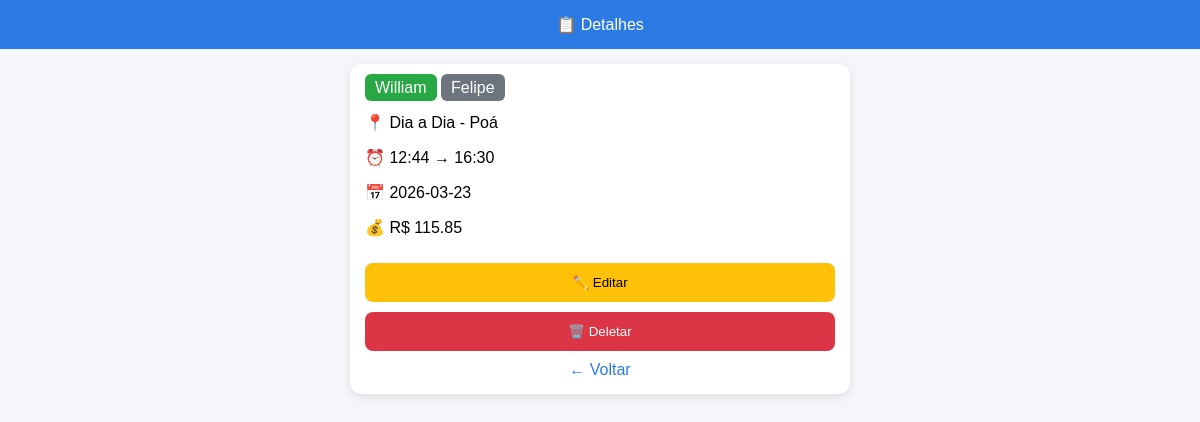
Page /detalhes/1 on the committed database.
### tables this page shows
CREATE TABLE entregas (
            id INTEGER PRIMARY KEY AUTOINCREMENT,
            piloto TEXT,
            acompanhante TEXT,
            ponto_coleta TEXT,
            hora_retirada TEXT,
            hora_finalizacao TEXT,
            data_entrega TEXT,
            valor REAL
        );

### app.py (the view)
@app.route('/detalhes/<int:id>')
def detalhes(id):
    conn = get_db()
    entrega = conn.execute(
        "SELECT * FROM entregas WHERE id = ?",
        (id,)
    ).fetchone()
    conn.close()
    if entrega is None:
        return "Entrega não encontrada"
    return render_template('detalhes.html', entrega=entrega)

### app.py (called while the page is built)
def get_db():
    conn = sqlite3.connect('database.db')
    conn.row_factory = sqlite3.Row
    return conn

### templates/detalhes.html (shortened to what this page needs)
<!DOCTYPE html>
<html lang="pt-br">
<head>
</head>
<body>
<header>📋 Detalhes</header>
<div class="container">
<div class="card">
<span class="badge piloto">{{ entrega[1] }}</span>
<span class="badge acomp">{{ entrega[2] }}</span>
<p>📍 {{ entrega[3] }}</p>
<p>⏰ {{ entrega[4] }} → {{ entrega[5] }}</p>
<p>📅 {{ entrega[6] }}</p>
<p>💰 R$ {{ entrega[7] }}</p>
<a href="/editar/{{ entrega[0] }}">
<button class="btn edit">✏️ Editar</button>
</a>
<a href="/delete/{{ entrega[0] }}" onclick="return confirm('Tem certeza?')">
<button class="btn delete">🗑️ Deletar</button>
</a>
<a href="/" class="back">← Voltar</a>
</div>
</div>
</body>
</html>

### templates/detalhes.html (style rules this page uses)
body { font-family: Arial; background: #f4f6f9; margin: 0; }
header { background: #2c7be5; color: white; padding: 15px; text-align: center; }
.container { max-width: 500px; margin: auto; padding: 15px; }
.card { background: white; padding: 15px; border-radius: 12px; box-shadow: 0 3px 8px rgba(0,0,0,0.1); }
.badge { padding: 5px 10px; border-radius: 6px; color: white; }
.piloto { background: #28a745; }
.acomp { background: #6c757d; }
.btn { width: 100%; padding: 12px; border: none; border-radius: 8px; margin-top: 10px; cursor: pointer; }
.edit { background: #ffc107; }
.delete { background: #dc3545; color: white; }
.back { display: block; margin-top: 10px; text-align: center; color: #2c7be5; text-decoration: none; }

### rows in the picture
entregas: piloto "William", acompanhante "Felipe", ponto_coleta "Dia a Dia - Poá", hora_retirada "12:44", hora_finalizacao "16:30", data_entrega "2026-03-23", valor "115.85"
